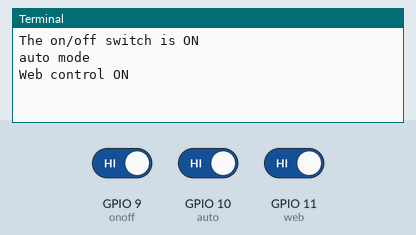
This program was run on a simulated Raspberry Pi (BCM pin numbers). Parts: the last lines printed to the terminal. Inputs (shaded band) come from the test bench; at power-on: GPIO 9 (onoff) HIGH, GPIO 10 (auto) HIGH, GPIO 11 (web) HIGH.

Above: at 1.2 s.
1.3 s: GPIO 9 (onoff) driven LOW
At 1.7 s:
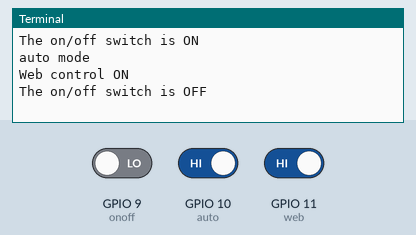
2.9 s: GPIO 10 (auto) driven LOW
At 4.1 s:
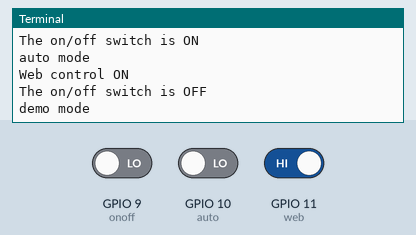
4.5 s: GPIO 11 (web) driven LOW
At 5.4 s:
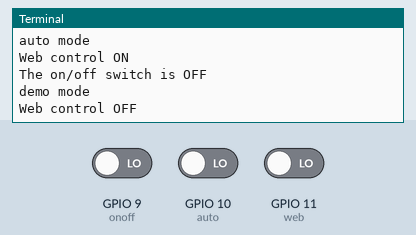

The program:

switch_test.py
```python
#!/usr/bin/python
#

# command to run:  python3 /home/pi/quadrabot/switch_test.py

import RPi.GPIO as GPIO # Import the GPIO Library
import time # Import the Time library

# Set the GPIO modes
GPIO.setmode(GPIO.BCM)
GPIO.setwarnings(False)

# Set variables slide switches connected to the GPIO pins
onoff = 9
auto = 10
web = 11

# Set the on/off slide switch as an input
GPIO.setup(onoff, GPIO.IN)

# Set auto slide switch as an input
GPIO.setup(auto, GPIO.IN)

# Set web slide switch as an input
GPIO.setup(web, GPIO.IN)


# set some parameters so that the program only prints out something if it has changed from last time
state_onoff = 2
state_auto = 2
state_web = 2

try:
    #repeat the next indented block forever
    while True:
        # if the on/off switch is low (=0), it's off
        if GPIO.input(onoff)==0 and state_onoff!=0:
            print('The on/off switch is OFF')
            state_onoff = 0

        # If not (else), print the following
        elif GPIO.input(onoff)==1 and state_onoff!=1:
            print('The on/off switch is ON')
            state_onoff = 1

        # if the auto switch is low (=0), it's in demo mode
        if GPIO.input(auto)==0 and state_auto!=0:
            print('demo mode')
            state_auto = 0

        # If not (else), print the following
        elif GPIO.input(auto)==1 and state_auto!=1:
            print('auto mode')
            state_auto = 1

        # if the web switch is low (=0), it's in web control off mode
        if GPIO.input(web)==0 and state_web!=0:
            print('Web control OFF')
            state_web = 0

        # If not (else), print the following
        elif GPIO.input(web)==1 and state_web!=1:
            print('Web control ON')
            state_web = 1


        # Wait, then do the same again
        time.sleep(0.2)

# If you press CTRL+C, cleanup and stop
except KeyboardInterrupt:
    GPIO.cleanup()
    print('  ')
    print('program end - GPIO pins cleaned up')
    print('  ')
```

Measured:
- after the input at 1.3 s, the terminal: prints a new line after 0.10 s (image 1)
- after the input at 2.9 s, the terminal: prints a new line after 0.10 s (image 2)
- after the input at 4.5 s, the terminal: prints a new line after 0.10 s (image 3)
